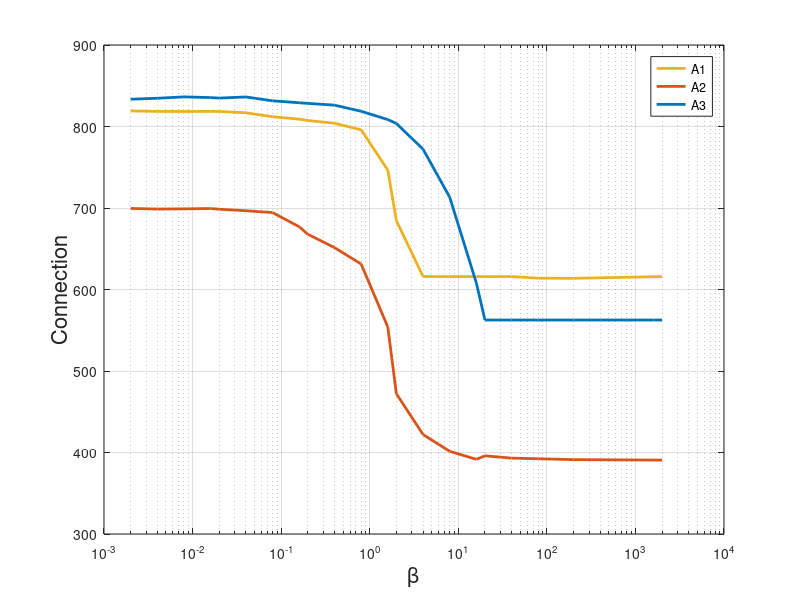

This chart was generated by the following MATLAB code: (Note: this script raises an error after producing the figure.)
clc;
close all;
clear;

load paretoArch2Old.mat

%%
figure2 = figure('units','normalized','Position', [0.6 0.4 0.35 0.3]);
axes2 = axes('parent', figure2);
h(1) = semilogx(paretoArch2Old(:,5)*200, paretoArch2Old(:,3), 'linewidth', 2, ...
    'displayname', 'A1', 'color', [.93, .69, .13]);
ylabel('Throughput (Tbps)', 'fontsize', 16)

hold(axes2, 'on')
%%
load paretoArch4Old.mat
h(2) = semilogx(paretoArch4Old(:,5)*200, paretoArch4Old(:,3), 'linewidth', 2, ...
    'displayname', 'A2', 'color', [0.85, 0.33, 0.1]);

%%
load paretoArch5Old2.mat
paretoArch5Old = paretoArch5Old2;
x=[paretoArch5Old(2:end, 5); 0.2; 0.4; 0.8; 1; 2; 4; 8; 10]*200;
y1=[paretoArch5Old2(2:end, 2); paretoArch5Old2(end, 2)*ones(8, 1)];
y2=[paretoArch5Old2(2:end, 4); paretoArch5Old2(end, 4)*ones(8, 1)];
y3=[paretoArch5Old2(2:end, 1); paretoArch5Old2(end, 1)*ones(8, 1)];
y4=[paretoArch5Old2(2:end, 3); paretoArch5Old2(end, 3)*ones(8, 1)];

h(3) = semilogx(x, y4, 'linewidth', 2, ...
    'displayname', 'A3', 'color', [0, 0.45, 0.74]);

box(axes2, 'on')
grid(axes2, 'on')
xlabel('\beta', 'fontsize', 16)
ylabel('Connection', 'fontsize', 16)
h = legend(h(1:3), 'location', 'northeast');
h.FontSize = 18;
set(axes2, 'linewidth', 1)
set(axes2, 'gridalpha', 0.5)
set(axes2, 'fontsize', 14)
% set(axes2, 'minorgridalpha', 0.5)
xlim([2e-3, 2e3])

plot(0.4,paretoArch2Old(11, 3),'marker', 'o', ...
'linewidth', 3, 'markersize', 8, 'color', [0.47, 0.67, 0.19])

plot(0.2,paretoArch4Old(10, 3),'marker', 'o', ...
'linewidth', 3, 'markersize', 8, 'color', [0.47, 0.67, 0.19])

plot(0.8,paretoArch5Old2(12, 3),'marker', 'o', ...
'linewidth', 3, 'markersize', 8, 'color', [0.47, 0.67, 0.19])

saveas(figure2, 'ConnectionVsBetaAll.png')
